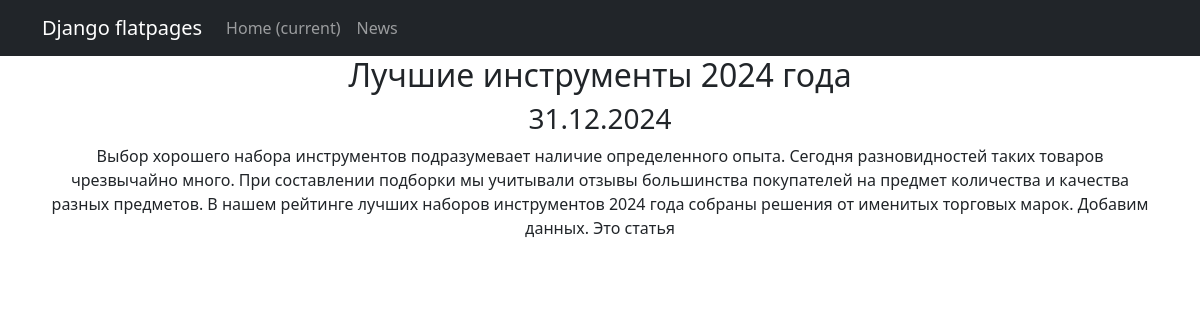
The page /news/1/ on the database its author committed.
### news/models.py (models this page shows, shortened)
class Post(models.Model):
    article = 'AR'
    news = 'NE'
    POSTS = [
        (article, 'статья'),
        (news, 'новость')]
    author = models.ForeignKey(Author, on_delete=models.CASCADE)
    category = models.ManyToManyField(Category, through='PostCategory')
    content_type = models.CharField(max_length=2,
                                    choices=POSTS,
                                    default=article)
    datetime = models.DateTimeField(auto_now_add=True)
    heading = models.CharField(max_length=255)
    content = models.TextField()
    rating = models.IntegerField(default=0)

### news/views.py (the view)
# urls.py: path('<int:pk>/', NewsDetail.as_view(),name='one_news'),
class NewsDetail(DetailView):
    model = Post
    template_name = 'newsone.html'
    context_object_name = 'one_news'

### news/templatetags/custom_filtres.py (called while the page is built)
@register.filter()
def censor(value):
    if not isinstance(value, str):
        return value
    bad_words = ['салат', 'картофель', 'слово']
    for word in bad_words:
        censored_word = word[0] + '*' * (len(word) - 1)
        value = value.replace(word, censored_word)
    return value

### templates/newsone.html (shortened to what this page needs)
{% extends 'flatpages/default.html' %}
{% load custom_filtres %}
{% block content %}
<h2>{{ one_news.heading|censor }}</h2>
<h3>{{ one_news.datetime|date:"d.m.Y" }}</h3>
<p>{{ one_news.content|censor}}</p>
{% endblock content %}

### rows shown on the page
Post: heading|censor "Лучшие инструменты 2024 года", datetime "31.12.2024", content|censor "Выбор хорошего набора инструментов подразумевает наличие определенного опыта. Сегодня разновидностей таких товаров чрезвычайно много. При составлении подборки мы учитывали отзывы большинства покупателей на предмет количества и качества разных предметов. В нашем рейтинге лучших наборов инструментов 2024 года собраны решения от именитых торговых марок. Добавим данных. Это статья"
